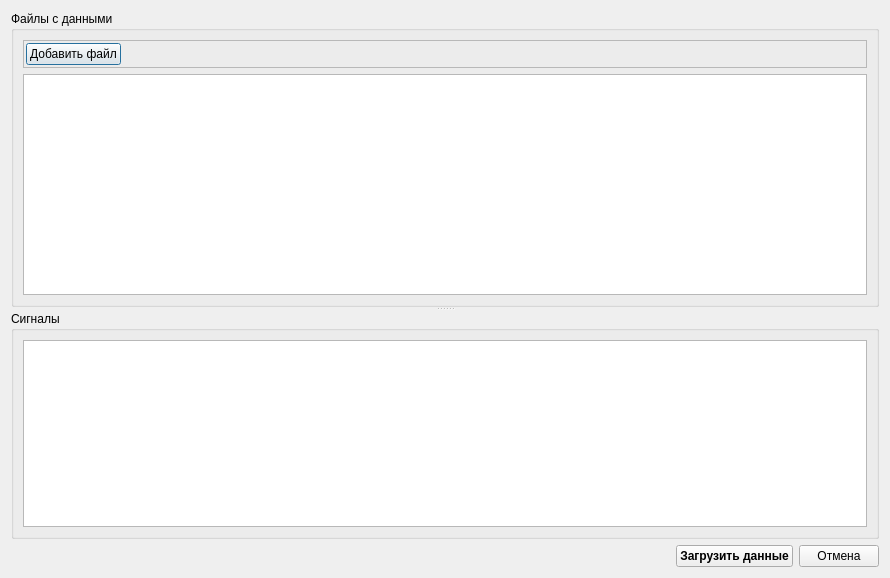
<?xml version="1.0" encoding="UTF-8"?>
<ui version="4.0">
 <class>ZNSelectDataDialog</class>
 <widget class="QDialog" name="ZNSelectDataDialog">
  <property name="geometry">
   <rect>
    <x>0</x>
    <y>0</y>
    <width>890</width>
    <height>578</height>
   </rect>
  </property>
  <property name="windowTitle">
   <string>Dialog</string>
  </property>
  <layout class="QVBoxLayout" name="verticalLayout_3">
   <item>
    <widget class="QSplitter" name="splitter">
     <property name="orientation">
      <enum>Qt::Vertical</enum>
     </property>
     <widget class="QGroupBox" name="groupBox">
      <property name="title">
       <string>Файлы с данными</string>
      </property>
      <layout class="QVBoxLayout" name="verticalLayout">
       <item>
        <widget class="QFrame" name="frame">
         <property name="frameShape">
          <enum>QFrame::StyledPanel</enum>
         </property>
         <property name="frameShadow">
          <enum>QFrame::Raised</enum>
         </property>
         <layout class="QHBoxLayout" name="horizontalLayout_2">
          <property name="leftMargin">
           <number>2</number>
          </property>
          <property name="topMargin">
           <number>2</number>
          </property>
          <property name="rightMargin">
           <number>2</number>
          </property>
          <property name="bottomMargin">
           <number>2</number>
          </property>
          <item>
           <widget class="QPushButton" name="bnAddFile">
            <property name="text">
             <string>Добавить файл</string>
            </property>
            <property name="icon">
             <iconset resource="res.qrc">
              <normaloff>:/res/icons/Folder open.ico</normaloff>:/res/icons/Folder open.ico</iconset>
            </property>
           </widget>
          </item>
          <item>
           <spacer name="horizontalSpacer_2">
            <property name="orientation">
             <enum>Qt::Horizontal</enum>
            </property>
            <property name="sizeHint" stdset="0">
             <size>
              <width>713</width>
              <height>20</height>
             </size>
            </property>
           </spacer>
          </item>
         </layout>
        </widget>
       </item>
       <item>
        <widget class="QTreeView" name="treeViewTasks">
         <property name="sizeAdjustPolicy">
          <enum>QAbstractScrollArea::AdjustToContents</enum>
         </property>
         <property name="editTriggers">
          <set>QAbstractItemView::NoEditTriggers</set>
         </property>
        </widget>
       </item>
      </layout>
     </widget>
     <widget class="QGroupBox" name="groupBox_2">
      <property name="title">
       <string>Сигналы</string>
      </property>
      <layout class="QVBoxLayout" name="verticalLayout_2">
       <item>
        <widget class="QTreeView" name="treeViewSignals">
         <property name="sizeAdjustPolicy">
          <enum>QAbstractScrollArea::AdjustToContents</enum>
         </property>
         <property name="editTriggers">
          <set>QAbstractItemView::NoEditTriggers</set>
         </property>
         <property name="selectionBehavior">
          <enum>QAbstractItemView::SelectRows</enum>
         </property>
         <property name="expandsOnDoubleClick">
          <bool>false</bool>
         </property>
        </widget>
       </item>
      </layout>
     </widget>
    </widget>
   </item>
   <item>
    <layout class="QHBoxLayout" name="horizontalLayout">
     <item>
      <spacer name="horizontalSpacer">
       <property name="orientation">
        <enum>Qt::Horizontal</enum>
       </property>
       <property name="sizeHint" stdset="0">
        <size>
         <width>40</width>
         <height>20</height>
        </size>
       </property>
      </spacer>
     </item>
     <item>
      <widget class="QPushButton" name="bnLoadSignalsData">
       <property name="font">
        <font>
         <weight>75</weight>
         <bold>true</bold>
        </font>
       </property>
       <property name="text">
        <string>Загрузить данные</string>
       </property>
      </widget>
     </item>
     <item>
      <widget class="QPushButton" name="bnCancel">
       <property name="text">
        <string>Отмена</string>
       </property>
      </widget>
     </item>
    </layout>
   </item>
  </layout>
 </widget>
 <resources>
  <include location="res.qrc"/>
 </resources>
 <connections/>
</ui>
